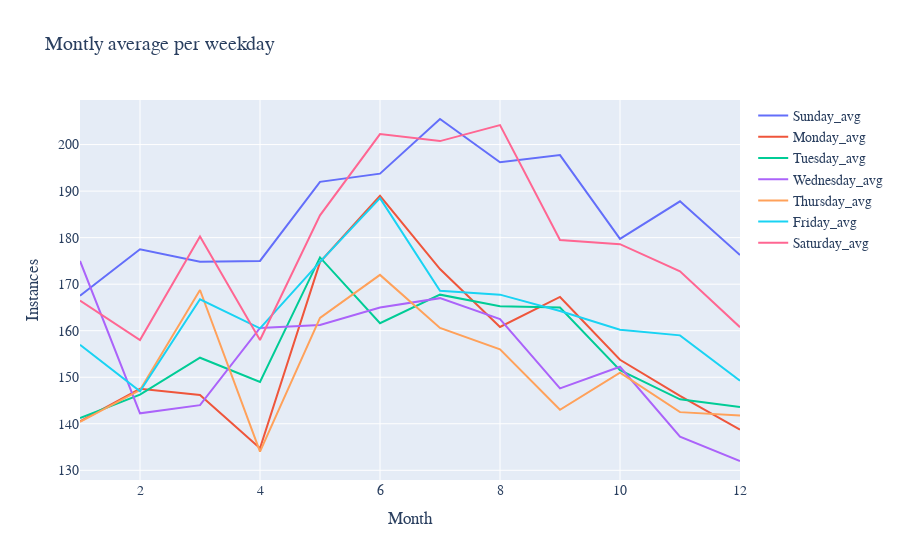

Write notebook code for a chart like this one.
### Code cell
weekday_per_month = pd.DataFrame(weekday_overtime)
# wpm = px.line(weekday_per_month,
#     x='Month',
#     y='Weekday average',
#     color='Weekday',  
#     symbol='Weekday',
#     # trendline='ols',
#     # trendline_scope='overall' 

wpm = go.Figure()

for day in weekday_per_month.Weekday.unique():
    dfwpm = weekday_per_month[weekday_per_month.Weekday == day]
    wpm.add_trace(go.Scatter(
        x= dfwpm['Month'],
        y= dfwpm['Weekday average'],
        mode='lines',
        name= day + '_avg'
    ))
    # wpm.add_trace(go.Scatter(
    #     x=dfwpm['Month'],
    #     y=dfwpm['Weekday Monthly Total'],
    #     mode='lines',
    #     name=day + '_total'
    # ))
wpm.update_layout(
    xaxis_title='Month',
    yaxis_title='Instances',
    title_text='Montly average per weekday',
    font_family="Garamond",
    font_size=14,
)
print(f"{ts_df['Weekday'][0]} is the day of the week of Jan 1")
wpm.show()
wpm.write_image('../Visuals/Updated/Unspecified/Weekday_average_per_month.png', engine="kaleido")

### Figure 1 — Plotly figure (JSON) as saved in the notebook; plotly's stock layout.template omitted (floating-point values rounded to 4 significant figures)
{"data": [{"mode": "lines", "name": "Sunday_avg", "type": "scatter", "x": [1, 2, 3, 4, 5, 6, 7, 8, 9, 10, 11, 12], "y": [167.5, 177.5, 174.8, 175, 192, 193.8, 205.5, 196.2, 197.8, 179.8, 187.8, 176.2]}, {"mode": "lines", "name": "Monday_avg", "type": "scatter", "x": [1, 2, 3, 4, 5, 6, 7, 8, 9, 10, 11, 12], "y": [140.5, 147.5, 146.2, 134.8, 174.8, 189, 173.2, 160.8, 167.2, 153.8, 146, 138.8]}, {"mode": "lines", "name": "Tuesday_avg", "type": "scatter", "x": [1, 2, 3, 4, 5, 6, 7, 8, 9, 10, 11, 12], "y": [141.2, 146.2, 154.2, 149, 175.8, 161.6, 167.8, 165.2, 165, 151.5, 145.2, 143.6]}, {"mode": "lines", "name": "Wednesday_avg", "type": "scatter", "x": [1, 2, 3, 4, 5, 6, 7, 8, 9, 10, 11, 12], "y": [175, 142.2, 144, 160.6, 161.2, 165, 167, 162.5, 147.6, 152.2, 137.2, 132]}, {"mode": "lines", "name": "Thursday_avg", "type": "scatter", "x": [1, 2, 3, 4, 5, 6, 7, 8, 9, 10, 11, 12], "y": [140.4, 147.2, 168.8, 134, 162.8, 172, 160.6, 156, 143, 151, 142.5, 141.8]}, {"mode": "lines", "name": "Friday_avg", "type": "scatter", "x": [1, 2, 3, 4, 5, 6, 7, 8, 9, 10, 11, 12], "y": [157, 147, 166.8, 160.5, 174.8, 188.5, 168.6, 167.8, 164.2, 160.2, 159, 149.2]}, {"mode": "lines", "name": "Saturday_avg", "type": "scatter", "x": [1, 2, 3, 4, 5, 6, 7, 8, 9, 10, 11, 12], "y": [166.5, 158, 180.2, 158, 184.8, 202.2, 200.8, 204.2, 179.5, 178.6, 172.8, 160.8]}], "layout": {"font": {"family": "Garamond", "size": 14}, "title": {"text": "Montly average per weekday"}, "xaxis": {"title": {"text": "Month"}}, "yaxis": {"title": {"text": "Instances"}}}}
